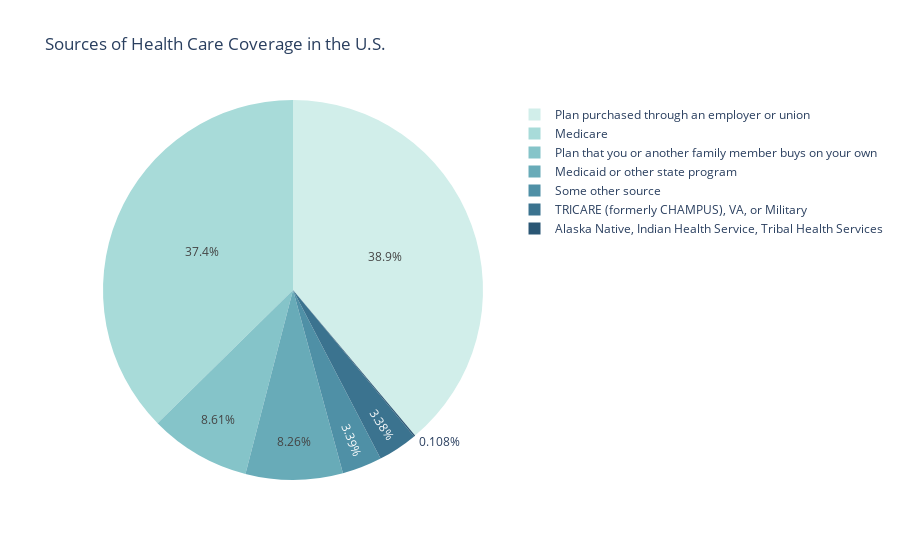

The notebook cell saved with this chart:
### Code cell
fig = px.pie(df_cov_source, values='HLTHCVR1', names='index', title='Sources of Health Care Coverage in the U.S.', color_discrete_sequence=px.colors.sequential.Teal)
fig.show()

### Figure 1 — Plotly figure (JSON) as saved in the notebook; plotly's stock layout.template omitted (floating-point values rounded to 4 significant figures)
{"data": [{"domain": {"x": [0, 1], "y": [0, 1]}, "hovertemplate": "index=%{label}<br>HLTHCVR1=%{value}<extra></extra>", "labels": ["Plan purchased through an employer or union", "Medicare", "Plan that you or another family member buys on your own", "Medicaid or other state program", "Some other source", "TRICARE (formerly CHAMPUS), VA, or Military", "Alaska Native, Indian Health Service, Tribal Health Services"], "legendgroup": "", "name": "", "showlegend": true, "type": "pie", "values": [36252, 34829, 8023, 7700, 3160, 3147, 101]}], "layout": {"legend": {"tracegroupgap": 0}, "piecolorway": ["rgb(209, 238, 234)", "rgb(168, 219, 217)", "rgb(133, 196, 201)", "rgb(104, 171, 184)", "rgb(79, 144, 166)", "rgb(59, 115, 143)", "rgb(42, 86, 116)"], "title": {"text": "Sources of Health Care Coverage in the U.S."}}}
